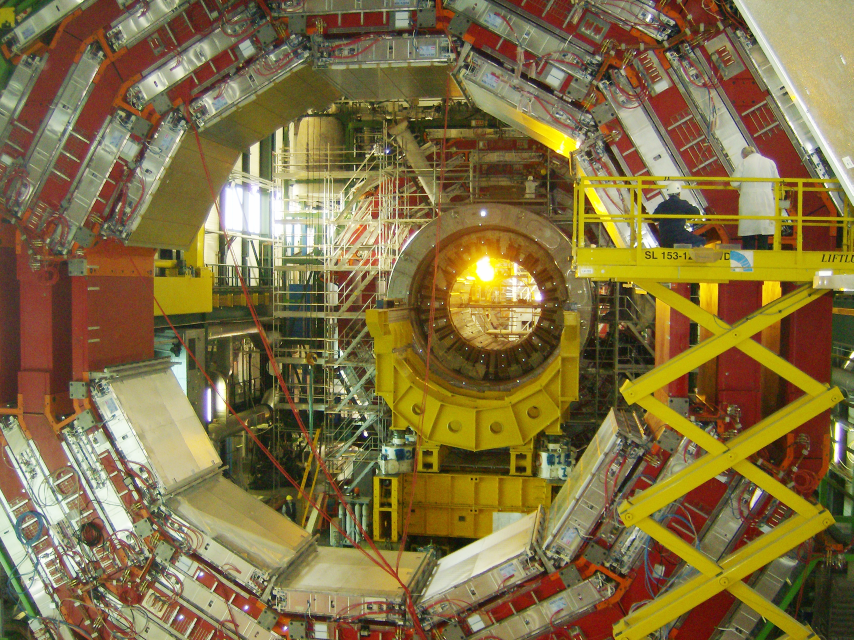
#> input picture data/sun-shines-in-CMS.jpg, 2560 x 1920 px (shown at 1/3 size)
$ jupyter execute --allow-errors lecture-slides.ipynb   (shell and % lines are left out)
#> lines starting #> are read from the running program, lines starting #| are printed output that depends on the picture
# Lesson 2: NumPy

One operation on a whole column of numbers.

## How to follow along, and Quizlets

You should have the notebooks with the name `lecture-workbook` open, **not these slides**. Whenever you see a quizlet, you should do the exercise in your notebook and then we will go over the answer together. You will have a a few minutes for each exercise.

## The cost of a loop

Project 1 read 50,000 events, and you waited a moment. The full sample here is 300,000 events, and an LHC experiment records billions.

Every analysis asks the same question of every event, so the loop is always the same shape. Array programming hands that loop to fast compiled code: you write the operation once, the library applies it to the whole column.

NumPy is the shared language of scientific Python: pandas, hist, SciPy and Awkward Array all build on its arrays. Learn the moves once, use them everywhere.

## Loops and arrays

A loop handles one value at a time. An array handles the whole column.

## Programming paradigms

Paradigms are rough classifications of programming styles.

| Paradigm | The style | Where you meet it |
|:--|:--|:--|
| imperative | spell out every step, one element at a time | project 1 |
| object-oriented | bundle data with the methods that use it | lesson 3 |
| functional | pass functions to functions | `map`, comprehensions |
| array-oriented | one operation on whole arrays | this lesson |

The same job four ways: square every element.

**Imperatively**, element by element:

[cell 1]
input_data = [1, 2, 3, 4, 5, 6, 7, 8, 9]
output_data = []

for x in input_data:
    output_data.append(x**2)

output_data

**Functionally**: `map` from lesson 1 calls `square` on every element, or the comprehension shorthand:

[cell 2]
def square(x):
    return x**2

list(map(square, input_data))

[cell 3]
[x**2 for x in input_data]

**Array-oriented**, the subject of this lesson. By the end, the whole job is one line:

```python
input_data ** 2
```

where `input_data` is an *array*, a kind of value we have not met yet.

Functional and imperative code still thinks in elements: the `x` in `square(x)` is one number. Array-oriented code has no element in sight: the variables are whole columns, and the question is how the *distribution* changes.

Every array language, from APL in the 1960s to MATLAB, R and NumPy, was built for the same job: interactive data analysis. Short questions, quick answers, at any data size.

Paradigms are styles, not laws: Python mixes them freely.

Project 1 was the imperative Higgs search, and project 2 is the same search, array-oriented.

## Arrays

An array is one block of values that all have the same type.

Everyone imports NumPy under the short name `np`.

[cell 4]
import numpy as np

pt = np.array([63.0, 38.1, 4.0, 54.3])
pt.dtype, pt.shape

## Making arrays

From a list, from a range, from nothing.

[cell 5]
np.arange(5), np.linspace(0.0, 1.0, 5)

[cell 6]
np.zeros(4), np.ones(3)

## Every array has a `dtype`

One type for the whole block, and the operations follow it. `astype` converts the whole column at once.

[cell 7]
counts = np.array([5, 2, 9])
counts.dtype, (counts / 2).dtype

[cell 8]
mask = np.array([True, False, True])
mask.astype(np.int32)

Memory is the dtype times the count, nothing more. `astype` trades precision for half the space:

[cell 9]
big = np.ones(1_000_000)
big.nbytes, big.astype(np.float32).nbytes

## Quizlet 2.1 — who shares the memory?

Guess before you run: after the last line, what is in `a`?

[cell 10]
a = np.array([63.0, 38.1, 4.0])
b = a[:2]
b[0] = 999.0
a

A slice of an array is a *view*: the same memory under a new name. Fast, because nothing is copied — and a surprise, until you know it. `a[:2].copy()` gives you your own block. (A slice of a *list* is a copy. Python keeps you alert.)

## Arithmetic

Arithmetic applies to every element at once.

[cell 11]
pt * 2

## Broadcasting

Shapes do not have to match: a single number is reused for every element, and a row and a column spread out into a table.

[cell 12]
pt - 20.0

## Quizlet 2.2 — broadcasting

Before you run it: how many numbers come out — 2, 3 or 6?

[cell 13]
pt2d = np.array([[63.0, 38.1, 4.0],
                 [54.3, 23.5, 52.9]])
scale = np.array([1.0, 1.0, 0.5])

pt2d * scale

## Lists are different

A list does something else with `* 2`: it repeats itself.

## Quizlet 2.3 — lists are not arrays

Before you run it: what does `* 2` do to a list, and to an array?

[cell 14]
[63.0, 38.1, 4.0, 54.3] * 2

## NumPy functions

NumPy functions apply to every element. Arrays of the same shape combine element by element.

The momentum along the beam is $p_z = p_T \sinh\eta$.

[cell 15]
eta = np.array([-0.72, -0.88, -0.32, -1.06])
pz = pt * np.sinh(eta)
pz

This holds for *any* closed-form formula: write it once with scalars in mind, hand it whole arrays, and every event is computed in one sweep.

## Quizlet 2.4 — the mass that is not there

In project 1, `mass()` took a square root. What if the number under it is negative?

Guess before you run: an error, or something else?

[cell 16]
np.sqrt(np.array([4.0, -1.0]))

`nan` — *not a number* — with a warning, not an error. It flows silently through every later step, and `nan == nan` is `False`. When a mass distribution has a hole, look for a `nan` upstream.

## Speed

The array version is much faster than the loop.

`%timeit` runs a line many times and reports the average time.

[cell 17]
big = np.arange(1_000_000)
[x * 2 for x in big]

[cell 18]
big * 2

## Why is the array version fast?

There are essentially two kinds of languages, and Python is one of the slow ones.

Python (and Ruby, Perl, Lua, PHP...) allow all data types to be dynamic, so that a list or a dict can contain any type of data.

But this means that before each operation, data types need to be checked to see if the operation is possible.

Over and over again, for every step of a loop over a million elements.

Memory layout of a Python list.

Memory layout of a NumPy array.

Dynamic types are usually the main reason why pure Python is slow, but there are others (garbage collector, virtual machine, pointer chasing...).

Most of these are addressed by a compiled library like NumPy, in which the loops over large datasets are in compiled code.

## Masks

A comparison on an array gives a mask: one `True` or `False` per element.

[cell 19]
mask = pt > 20
mask

## Selecting with a mask

A mask inside square brackets keeps the `True` entries.

[cell 20]
pt[mask]

## Indexing with positions

Square brackets also accept a list of positions: any order, repeats allowed. A mask asks "which pass?", positions say "these, in this order".

[cell 21]
pt[np.array([2, 0, 0])]

## Masks across arrays

A mask made from one array can select from another.

Position 0 in `pt` and position 0 in `eta` describe the same muon.

[cell 22]
eta[mask]

Indexing with positions turns coded data back into readable data. `np.unique` splits a text into its vocabulary and the position of each word in it:

[cell 23]
text = """
WOULD YOU LIKE GREEN EGGS AND HAM?

I DO NOT LIKE THEM, SAM-I-AM.
I DO NOT LIKE GREEN EGGS AND HAM.

WOULD YOU LIKE THEM HERE OR THERE?

I WOULD NOT LIKE THEM HERE OR THERE.
I WOULD NOT LIKE THEM ANYWHERE.
I DO NOT LIKE GREEN EGGS AND HAM.
I DO NOT LIKE THEM, SAM-I-AM.

WOULD YOU LIKE THEM IN A HOUSE?
WOULD YOU LIKE THEN WITH A MOUSE?

I DO NOT LIKE THEM IN A HOUSE.
I DO NOT LIKE THEM WITH A MOUSE.
I DO NOT LIKE THEM HERE OR THERE.
I DO NOT LIKE THEM ANYWHERE.
I DO NOT LIKE GREEN EGGS AND HAM.
I DO NOT LIKE THEM, SAM-I-AM.

WOULD YOU EAT THEM IN A BOX?
WOULD YOU EAT THEM WITH A FOX?

NOT IN A BOX. NOT WITH A FOX.
NOT IN A HOUSE. NOT WITH A MOUSE.
I WOULD NOT EAT THEM HERE OR THERE.
I WOULD NOT EAT THEM ANYWHERE.
I WOULD NOT EAT GREEN EGGS AND HAM.
I DO NOT LIKE THEM, SAM-I-AM.
"""
words = np.array(text.replace(",", " ").replace(".", " ").replace("?", " ").replace("!", " ").replace("-", " ").split())
dictionary, index = np.unique(words, return_inverse=True)

[cell 24]
dictionary

[cell 25]
index

## Quizlet 2.5

What's going to happen?

[cell 26]
dictionary[index]

<details>
    <summary><b>Hint...</b></summary>

```
index             : positions in corpus (0, 1, 2, ...) → integer codes
dictionary        : integer codes                      → words

dictionary[index] : positions in corpus (0, 1, 2, ...) → words
```

</details>

## Combining masks

Combine masks with `&` (and) and `|` (or). Put each condition in parentheses.

[cell 27]
(pt > 20) & (np.abs(eta) < 1.0)

## What does not work

The words `and` and `or` do not work on arrays, and neither does `12 < x < 120`.

Read the last line of the error.

## Quizlet 2.6 — fix the mistake

This should count the particles passing both cuts. Fix it.

#> (a cell that did not finish here is left out)

## Counting

Counting the `True` values counts what passes.

`True` counts as 1 and `False` as 0. The mean of a mask is the fraction that passes.

[cell 29]
print(mask.sum(), mask.mean())

## Quizlet 2.7 — predict the count

How many particles pass $p_T > 20$ *and* $|\eta| < 1$? Decide first, then check:

[cell 30]
((pt > 20) & (np.abs(eta) < 1.0)).sum()

## Reductions

A reduction turns many values into one.

[cell 31]
print(pt.max(), pt.min(), len(pt))

## Which one, not how big

`max` says how big. `argmax` says *where*. The position then looks up anything else about the winner.

[cell 32]
i = np.argmax(pt)
i, eta[i]

## `np.minimum` and `np.maximum`

`np.minimum` and `np.maximum` compare two arrays element by element.

[cell 33]
other = np.array([50.0, 20.0, 10.0, 60.0])
np.minimum(pt, other)

## Two dimensions

An array can have two dimensions. Writing a list of lists makes one: each inner list becomes a row of a grid. `axis` names the dimension that an operation acts on.

Here each row is an event. `axis=1` leaves one value per event.

## Quizlet 2.8 — `axis`

Two rows, three columns. Before you run it: how many numbers does each sum give?

[cell 34]
pt2d = np.array([[63.0, 38.1, 4.0],
                 [54.3, 23.5, 52.9]])
pt2d.sum(axis=1)

`[row, column]` picks one value, and `:` means the whole axis. `pt2d[:, 0]` is the first column: one value per row.

[cell 35]
pt2d[0, 2], pt2d[:, 0]

A grid does not have to be typed as nested lists: `reshape` folds a flat array into one. The six values stay the same six values, in a new shape, and nothing is copied.

[cell 36]
np.arange(6).reshape(2, 3)

## Invent data to test with

A generator with a seed gives the same "random" numbers on every run, so a test you write today fails the same way tomorrow.

[cell 37]
rng = np.random.default_rng(1)
rng.normal(91.2, 2.5, 5)

## Histograms

The `hist` library builds, fills and plots a histogram.

`Reg(50, 0, 100)` means 50 bins of equal width from 0 to 100.

[cell 38]
import hist

#> (the rest of this cell did not finish here and is left out)

## Quizlet 2.9 — guess the shape

Array-oriented languages bring data *distributions* to the foreground.

[cell 39]
from hist import Hist  # histogram library

Given a large dataset...

[cell 40]
dataset = np.random.normal(0, 1, 1000000)  # one MILLION data points

How are the data _distributed_?

[cell 41]
Hist.new.Reg(100, -5, 5).Double().fill(dataset)
#> (this line was passed over: hist is not available in this run)

What happens if we apply a function to _all values in the distribution_?

[cell 42]
dataset2 = dataset**2

[cell 43]
Hist.new.Reg(100, -1, 10).Double().fill(dataset2)
#> (this line was passed over: hist is not available in this run)

Can anyone guess what this distribution will look like?

(I can't.)

[cell 44]
dataset3 = np.sin(1/dataset2)

[cell 45]
Hist.new.Reg(100, -1, 1).Double().fill(dataset3)
#> (this line was passed over: hist is not available in this run)

## Quizlet 2.10 — guess the shape (two dice)

One die rolls flat: every face equally often. What does the *sum of two* dice look like — still flat?

[cell 46]
rolls = rng.integers(1, 7, 100_000) + rng.integers(1, 7, 100_000)
Hist.new.Reg(11, 1.5, 12.5, label="sum of two dice").Double().fill(rolls)
#> (this line was passed over: hist is not available in this run)

Sums pile up in the middle: one way to roll 2, six ways to roll 7. Add more dice and the triangle becomes the bell curve — most measurement noise is a sum of many small effects.

## The NumPy toolbox

| Tool | What it does |
|:--|:--|
| elementwise operations | one formula, every element |
| broadcasting | a number, or a smaller shape, reused |
| slicing | ranges, steps, several dimensions |
| masks | keep what passes a condition |
| integer arrays | pick by position, any order |
| `reshape` | the same values, a new shape |
| reductions | many values to one, or one per row |

And the wider world on one page:

## How to think in arrays

The best way to learn is by solving problems.
Quizlets 2.11 to 2.16, roughly in rising order. Try each one in the workbook before its solution slide.

## Quizlet 2.11 — hit the target

`m` is 5 × 6. Find the single slice `m[?, ?]` that gives

```python
[[ 4,  5],
 [28, 29]]
```

[cell 47]
m = np.arange(30).reshape(5, 6)
m

#### Solution to quizlet 2.11

Rows in steps of four, columns from four onward.

[cell 48]
m[::4, 4:]

## Quizlet 2.12 — the spaces between

Compute the size of the spaces between consecutive elements.


[cell 49]
array = np.array([1.1, 2.2, 3.3, 4.4, 5.5, 6.6, 7.7, 8.8, 9.9])

#### Solution to quizlet 2.12

A shifted slice against an unshifted one — or the function NumPy compiled in.

[cell 50]
array[1:] - array[:-1]

[cell 51]
np.diff(array)

## Quizlet 2.13 — the length of a curve

`plt.plot` draws one array against another. How long is this curve?

[cell 52]
import matplotlib.pyplot as plt

t = np.linspace(0, 2 * np.pi, 10000)
x = np.sin(3 * t)
y = np.sin(4 * t)

plt.plot(x, y);
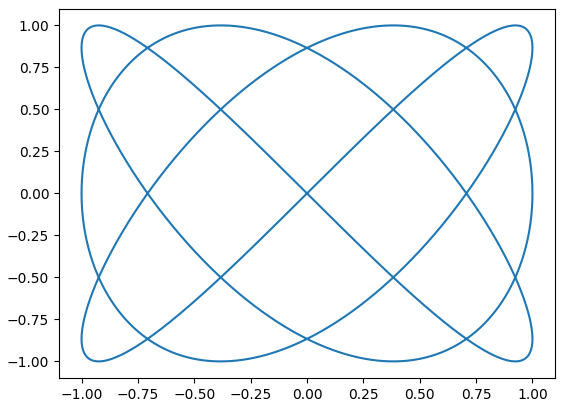
#> figure drawn by matplotlib, 1 panel

#### Solution to quizlet 2.13

Every step at once, Pythagoras on the steps, one sum.

[cell 53]
np.sum(np.sqrt((x[1:] - x[:-1])**2 + (y[1:] - y[:-1])**2))

## Quizlet 2.14 — slice in three dimensions

You can select items of a 3D array,

with `array3d[:, 1:, 1:]`. Write the slice that selects these elements:

[cell 54]
array3d = np.arange(2 * 3 * 5).reshape(2, 3, 5)
array3d

#### Solution to quizlet 2.14

Keep the first dimension (length 1), or reduce it away. Both are right.

[cell 55]
array3d[:1, :, 2:]

[cell 56]
array3d[0, :, 2:]

## Quizlet 2.15 — shrink a photograph

Scale this image down by a factor of 64 on both sides, using only [np.reshape](https://numpy.org/doc/stable/reference/generated/numpy.reshape.html), [np.mean](https://numpy.org/doc/stable/reference/generated/numpy.mean.html), and [np.ndarray.astype](https://numpy.org/doc/stable/reference/generated/numpy.ndarray.astype.html).

[cell 57]
import matplotlib.image

image = matplotlib.image.imread("../data/sun-shines-in-CMS.jpg")
#> image is the input picture: shape (1920, 2560, 3); mean R, G, B 130.1, 111.7, 66.5
image.shape
#> Out = (1920, 2560, 3)

[cell 58]
plt.imshow(image);

1920 rows, 2560 columns, and the third axis is for (red, green, blue), all `np.uint8`.

Your strategy should be to reshape the array, such that the dimension of length `1920` becomes two new dimensions of length `1920 // 64` and `64` and the dimension of length `2560` becomes two new dimensions of length `2560 // 64` and `64`. Then average over each of the dimensions of length `64`.

The shape should change as

$$\left(1920, 2560, 3\right) \to \left(\frac{1920}{64}, 64, \frac{2560}{64}, 64, 3\right) \to \left(\frac{1920}{64}, \frac{2560}{64}, 3\right)$$

and then you need to turn the floating-point dtype back into unsigned 8-bit integers with [np.ndarray.astype](https://numpy.org/doc/stable/reference/generated/numpy.ndarray.astype.html).

The same move on a toy image: 4 × 6 pixels, blocks of 2 × 2. The reshape makes the blocks explicit; the two means collapse each block to one pixel.

#### Solution to quizlet 2.15

In NumPy, the shapes of arrays are fluid. An array can be reshaped from 3 dimensional to 5 dimensional as long as the number of items is unchanged.

Reshaping provides new axes for reducers like [np.mean](https://numpy.org/doc/stable/reference/generated/numpy.mean.html) to apply.

Be sure to average over axis 3 before axis 1, since reduction removes an axis, changing the numbering of later axes.

[cell 59]
resampled = np.mean(
    np.mean(
        image.reshape(1920 // 64, 64, 2560 // 64, 64, 3),
        axis=3,
    ),
    axis=1,
)
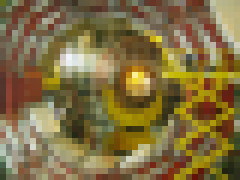
#> resampled: shape (30, 40, 3) float64 (shown 6 times larger); mean R, G, B 130.1, 111.7, 66.5

plt.imshow(resampled.astype(np.uint8));
